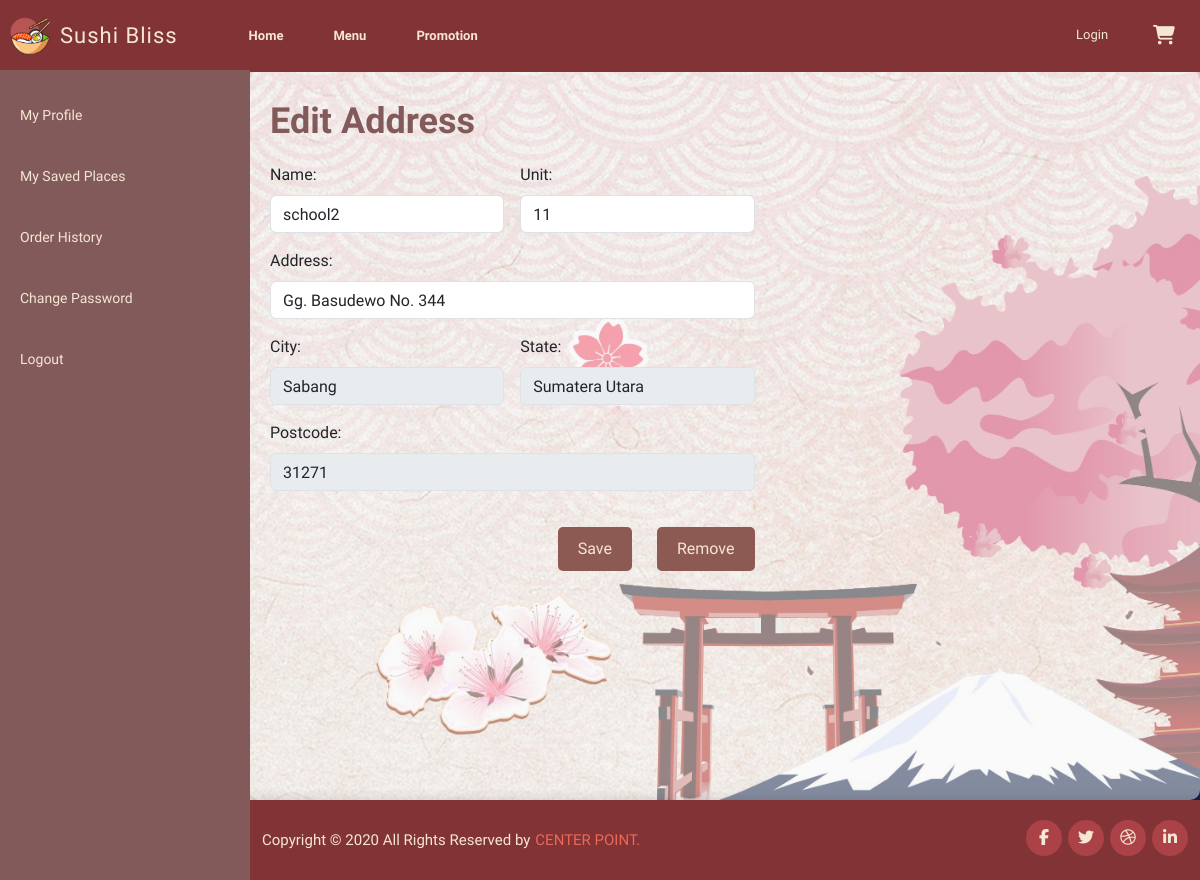
Screenshot of /frontend/editAddress.php?id=123a01b6-26e2-11ef-a944-00ff93bfad24 with the database file from the repository.
### tables this page shows
CREATE TABLE `address` (
  `addressID` varchar(40) NOT NULL DEFAULT uuid(),
  `addressName` varchar(100) DEFAULT NULL,
  `unit` varchar(20) NOT NULL,
  `address` varchar(100) NOT NULL,
  `city` varchar(30) NOT NULL,
  `state` varchar(30) NOT NULL,
  `postcode` int(5) NOT NULL,
  `userID` varchar(40) NOT NULL
);

### frontend/editAddress.php (the view, shortened to what this page needs)
<?php
require_once("../backend/connection.php");
$recordID = $_GET["id"];
$sql = "SELECT * FROM address WHERE addressID= '$recordID'";
$result = mysqli_query($conn, $sql);
$row = $result->fetch_assoc();
?>
<!DOCTYPE html>
<html lang="en">
<head>
    <link rel="stylesheet" href="https://stackpath.bootstrapcdn.com/bootstrap/4.1.3/css/bootstrap.min.css">
    <link rel="stylesheet" href="https://cdnjs.cloudflare.com/ajax/libs/font-awesome/5.15.1/css/all.min.css" />
    <link rel="stylesheet" href="../frontend/CSS/footer.css">
    <link rel="stylesheet" href="https://cdnjs.cloudflare.com/ajax/libs/font-awesome/6.5.2/css/all.min.css">
    <link href="https://cdn.jsdelivr.net/npm/bootstrap@5.3.3/dist/css/bootstrap.min.css" rel="stylesheet">
    <link rel="stylesheet" href="CSS/side-bar.css" />
    <link rel="stylesheet" href="CSS/nav.css" />
    <link rel="stylesheet" href="CSS/edit.css" />
</head>
<body>
    <?php
    include("nav.php");
    ?>
    <?php
    include("side-bar.php");
    ?>
    <div class="content d-flex">
        <div id="editSection">
            <h1>Edit Address</h1>
            <form class="row g-3" method="POST" id="editForm">
                <div class="col-md-6">
                    <label for="validationDefault01" class="form-label">Name:</label>
                    <input type="text" class="form-control" id="validationDefault01" name="name" value="<?php echo $row['addressName'] ?>" required>
                </div>
                <div class="col-md-6">
                    <label for="validationDefault02" class="form-label">Unit:</label>
                    <input type="text" class="form-control" id="validationDefault02" name="unit" value="<?php echo $row["unit"] ?>" required>
                </div>
                <div class="col-md-12">
                    <label for="validationDefault02" class="form-label">Address:</label>
                    <input type="text" class="form-control" id="validationDefault02" name="address" value="<?php echo $row["address"] ?>" required>
                </div>
                <div class="col-md-6">
                    <label for="validationDefault02" class="form-label">City:</label>
                    <input type="text" class="form-control" id="validationDefault02" name="city" value="<?php echo $row["city"] ?>" disabled>
                </div>
                <div class="col-md-6">
                    <label for="validationDefault02" class="form-label">State:</label>
                    <input type="text" class="form-control" id="validationDefault02" name="state" value="<?php echo $row["state"] ?>" disabled>
                </div>
                <div class="col-md-12">
                    <label for="validationDefault02" class="form-label">Postcode:</label>
                    <input type="text" class="form-control" id="validationDefault02" name="postcode" value="<?php echo $row['postcode'] ?>" disabled>
                </div>
                <div class="col-12 d-flex justify-content-end">
                    <input type="submit" name="MM_update" value="Save" id="save">
                    <input type="submit" name="MM_delete" value="Remove" id="remove">
                </div>
            </form>
        </div>
    </div>
</body>
</html>

### frontend/CSS/footer.css (style rules this page uses)
.site-footer { background-color: #823336; padding: 20px 0; font-size: 15px; line-height: 24px; color: #f4e7d4; box-shadow: 0 10px 20px rgba(0, 0, 0, 0.5); position: relative; width:100%; }
.site-footer .social-icons { text-align: right; display: flex; justify-content: flex-end; align-items: center; }
.site-footer .social-icons a { width: 36px; height: 36px; line-height: 36px; margin-left: 6px; margin-right: 0; border-radius: 100%; background-color: #ab4247; }
.copyright-text { margin: 0; display: flex; align-items: center; }
.social-icons { padding-left: 0; margin-bottom: 0; list-style: none; }
.social-icons li { display: inline-block; margin-bottom: 4px; }
.social-icons a { background-color: #f4e7d4; color: #f4e7d4; font-size: 16px; display: inline-block; text-align: center; margin-right: 8px; border-radius: 100%; transition: all 0.2s linear; }
.logo { color: #eb6857; margin-left: 5px; }

### frontend/CSS/edit.css (style rules this page uses)
body { font-family: 'SoDoSans', sans-serif; margin: 0; min-height: 100vh; width: 100%; overflow-x: hidden; background-image: url('../img/profile_back.jpg'); background-size: cover; background-position: center; }
.content { display: flex; flex-wrap: wrap; min-height: 100vh; }
#editSection { margin-top: 70px; margin-left: 250px; background: rgba(245, 245, 245, 0.5); padding: 30px 20px; border-radius: 10px; box-shadow: 0 0 10px rgba(0, 0, 0, 0.1); flex: 1; width: calc(100% - 250px); }
#editForm { width:55%; }
h1 { font-size: 36px; color: #835a5a; margin-bottom: 20px; font-weight:bold; }
.col-12 input[type="submit"] { margin-top: 20px; background-color: #8c5a52; color: #f4e7d4; padding: 10px 20px; border: none; border-radius: 5px; cursor: pointer; transition: background-color 0.3s ease; }
.site-footer { margin-left: 250px; width: calc(100% - 250px); }
#save { margin-right:25px; }

### rows the page displays
address: name "school2", unit "11", address "Gg. Basudewo No. 344", city "Sabang", state "Sumatera Utara", postcode "31271"
